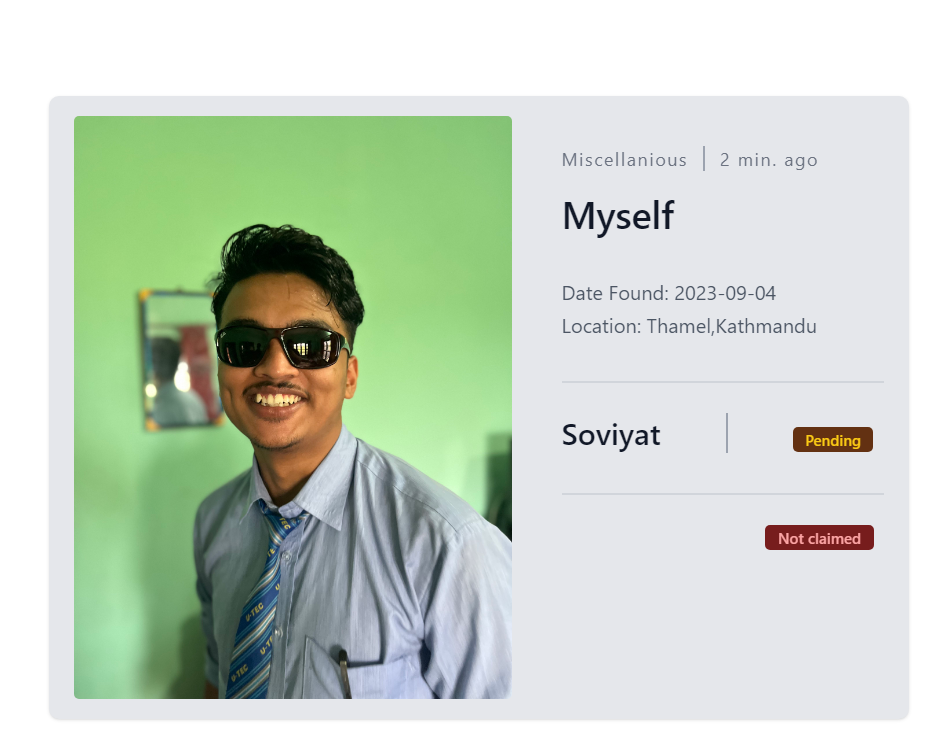
#> input picture test.png, 930 x 738 px, given in place of the camera
$ python webcam.py
#> lines starting #> are read from the running program, lines starting #| are printed output that depends on the picture; after the words box and inside, x2 and y2 are one past the last pixel; in counts of white or black regions, pixels touching at a corner belong together
import cv2
import numpy as np

cap = cv2.VideoCapture(0)
while True:
    _, frame = cap.read()
#> frame is the input picture: shape (738, 930, 3); mean B, G, R 195.6, 211.3, 198.5
    hsv_frame = cv2.cvtColor(frame, cv2.COLOR_BGR2HSV)
#> hsv_frame: shape (738, 930, 3); mean H, S, V 67.3, 37.9, 215.9
    # red color
    lowRed = np.array([161, 155, 84])
    highRed = np.array([179, 255, 255])
    red_mask = cv2.inRange(hsv_frame, lowRed, highRed)
#> red_mask: shape (738, 930); every value is 0
    red = cv2.bitwise_and(frame,frame,mask=red_mask)
#> red: shape (738, 930, 3); every value is 0

    # Blue color
    lowBlue = np.array([94, 80, 2])
    highBlue = np.array([126, 255, 255])
    blue_mask = cv2.inRange(hsv_frame, lowBlue, highBlue)
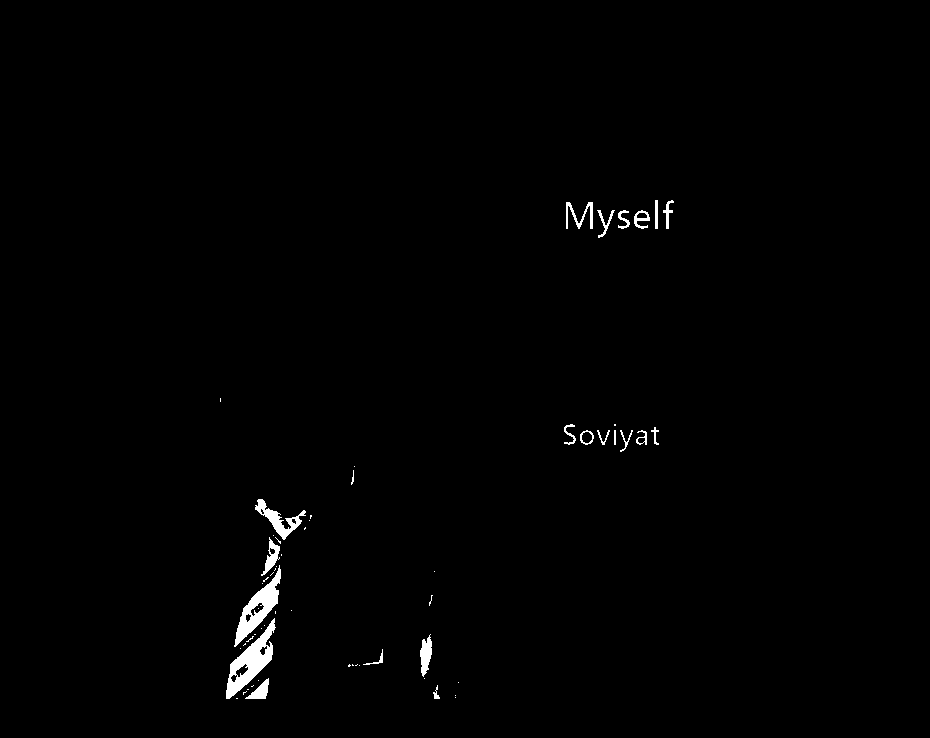
#> blue_mask: shape (738, 930); 0.82% white; 60 white regions (38 under 20 px), largest, box (x1, y1, x2, y2) and area: (226, 618, 276, 699) 1433, (234, 565, 281, 647) 1205, (255, 499, 306, 540) 613
    blue = cv2.bitwise_and(frame, frame, mask=blue_mask)

    # Green Color
    lowGreen = np.array([25, 52, 72])
    highGreen = np.array([102, 255, 255])
    green_mask = cv2.inRange(hsv_frame, lowGreen, highGreen)
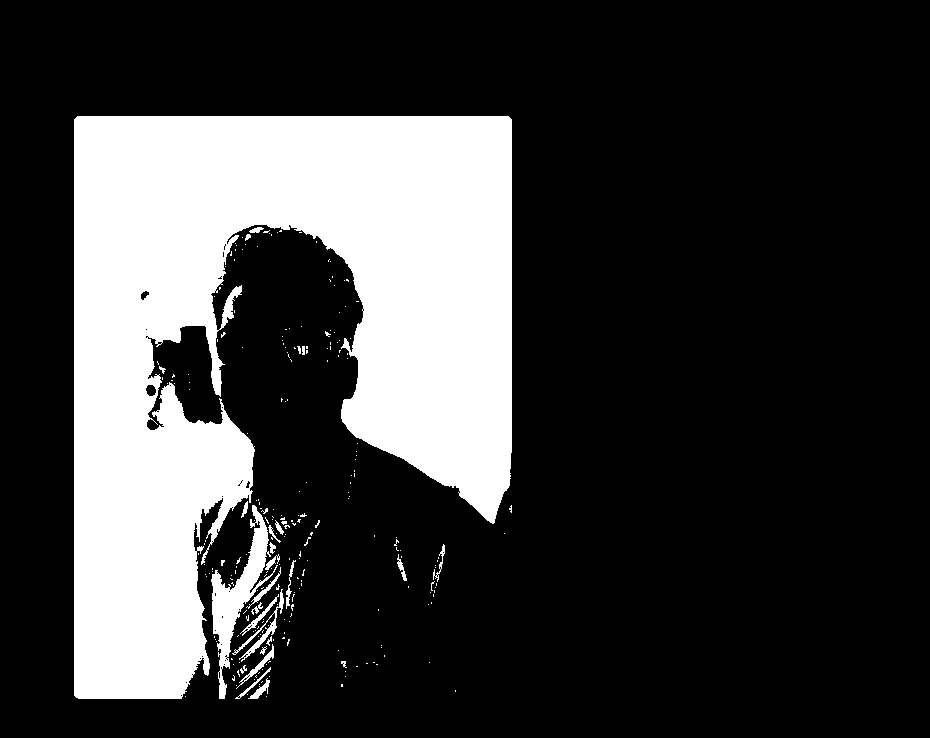
#> green_mask: shape (738, 930); 23.2% white; 250 white regions (224 under 20 px), largest, box (x1, y1, x2, y2) and area: (74, 116, 512, 699) 153077, (211, 505, 278, 699) 3326, (232, 589, 284, 662) 471
    green = cv2.bitwise_and(frame, frame, mask=green_mask)
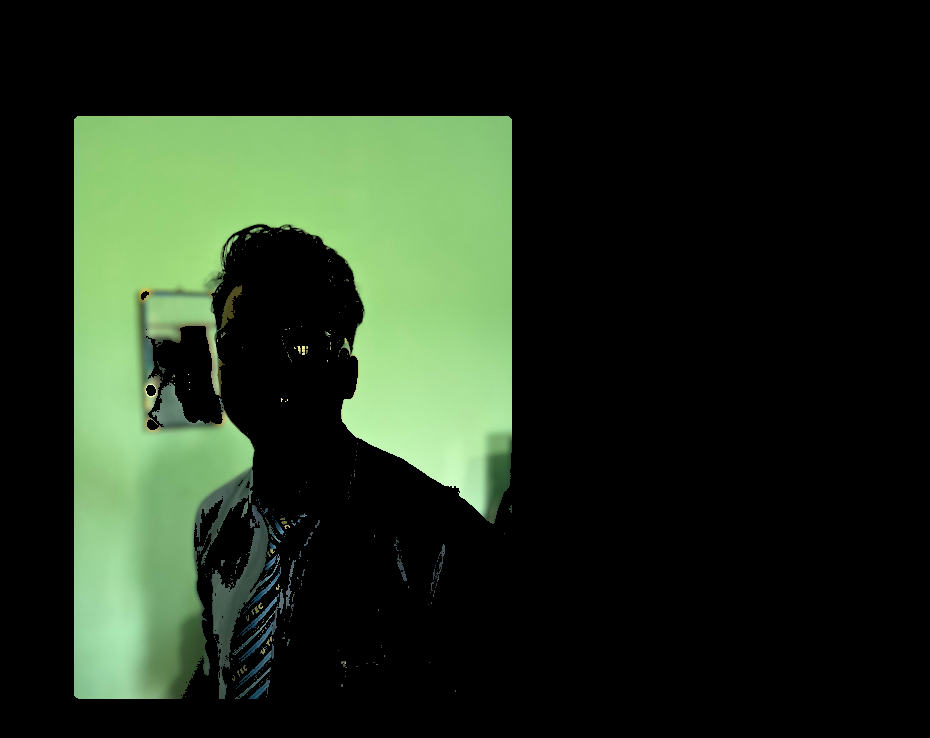
#> green: shape (738, 930, 3); mean B, G, R 29.3, 45.8, 33.2

    # Every color except white
    low = np.array([0, 42, 0])
    high = np.array([179, 255, 255])
    mask = cv2.inRange(hsv_frame, low, high)
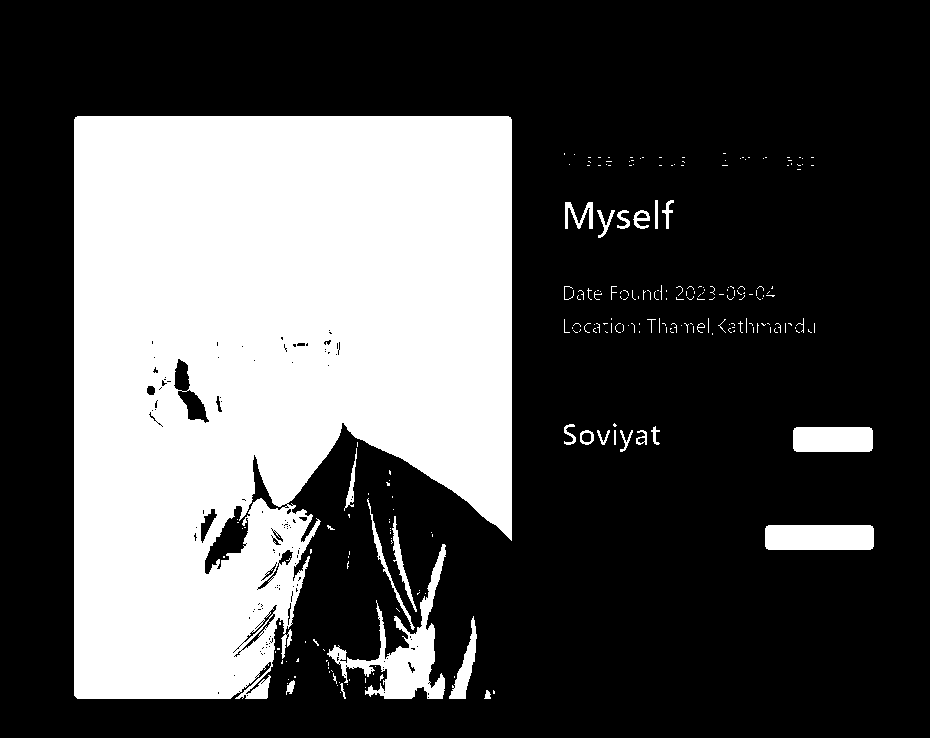
#> mask: shape (738, 930); 31.5% white; 243 white regions (213 under 20 px), largest, box (x1, y1, x2, y2) and area: (74, 116, 512, 699) 202008, (327, 544, 446, 699) 4681, (765, 525, 874, 550) 2705
    result = cv2.bitwise_and(frame, frame, mask=mask)
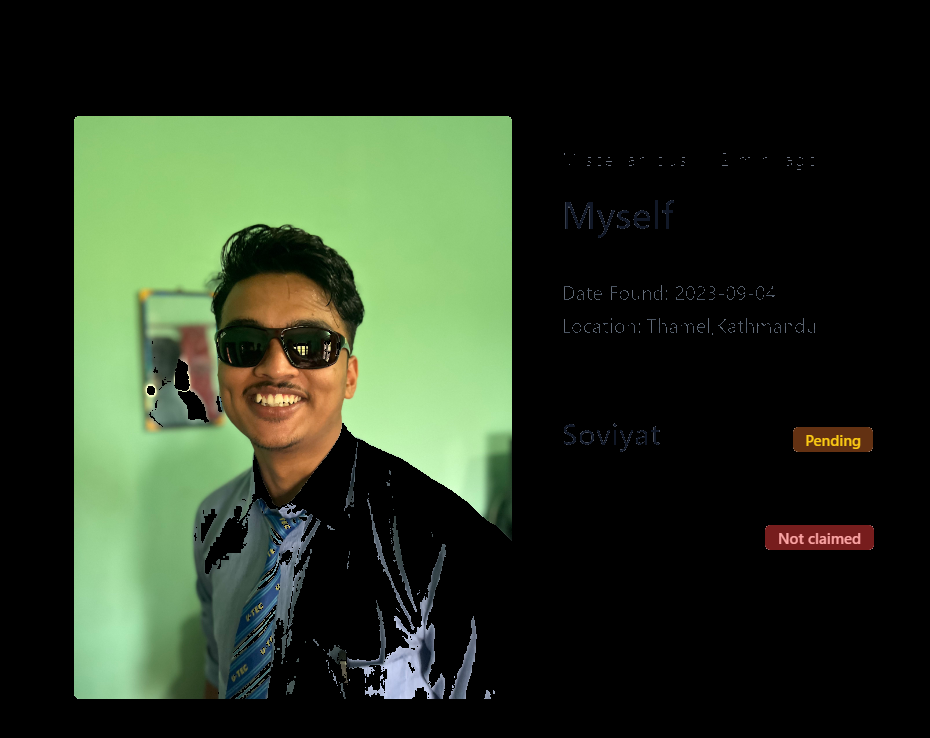
#> result: shape (738, 930, 3); mean B, G, R 34.5, 52.4, 41.1

    cv2.imshow("web_cam", frame)
    # [4 lines of commented-out code are left out]

    key = cv2.waitKey(1)
#> (key Esc is pressed here)
    # if we press Esc the program gets terminated
    if key == 27:
        break
